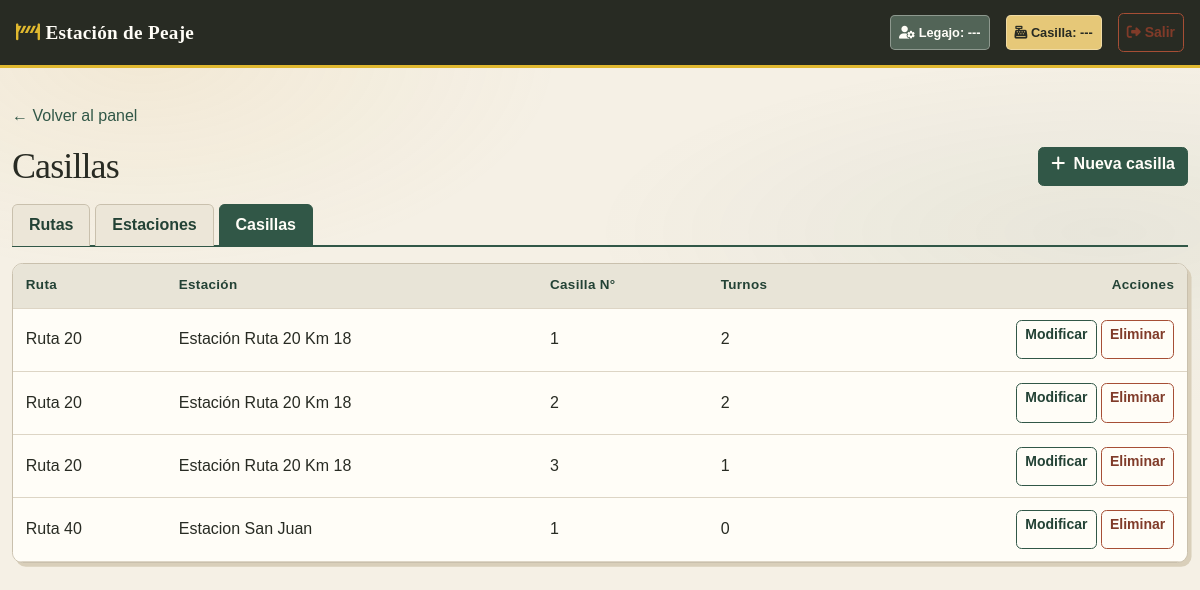
/panel/casillas/ (signed in), run on an earlier commit of the app's database.
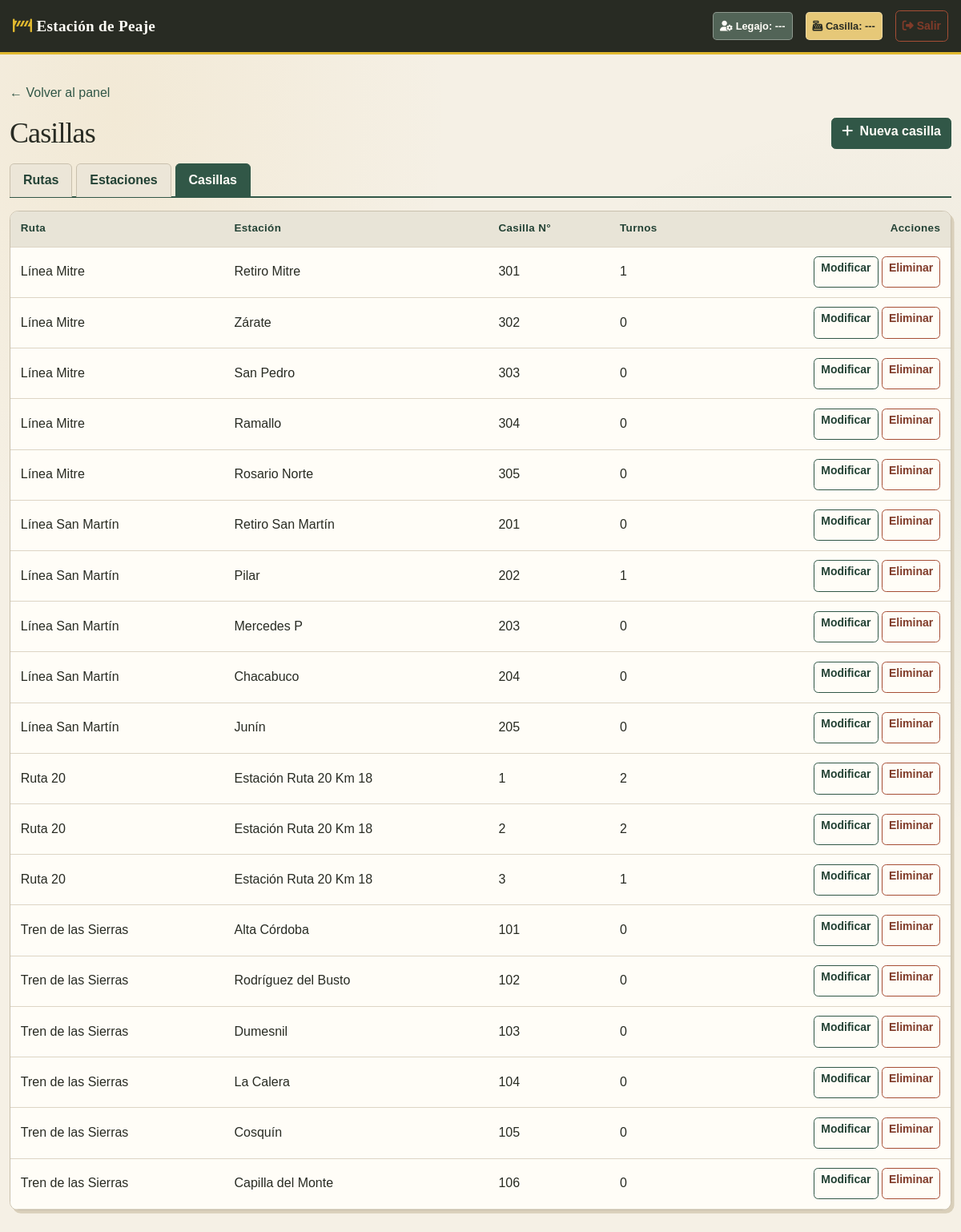
And on a later commit of the database.
### core/models.py (models this page shows, shortened)
class Casilla(models.Model):
    id_casilla = models.AutoField(primary_key=True)
    estacion = models.ForeignKey(
        Estacion,
        on_delete=models.CASCADE,
        related_name="casillas",
        db_column="id_estacion",
    )
    numero_casilla = models.IntegerField()
    class Meta:
        db_table = "casilla"
        unique_together = ("estacion", "numero_casilla")

class Estacion(models.Model):
    id_estacion = models.AutoField(primary_key=True)
    ruta = models.ForeignKey(
        Ruta,
        on_delete=models.CASCADE,
        related_name="estaciones",
        db_column="id_ruta",
    )
    nombre = models.CharField(max_length=100)
    numero_estacion = models.IntegerField()
    kilometro = models.DecimalField(max_digits=6, decimal_places=2)
    class Meta:
        db_table = "estacion"
        unique_together = ("ruta", "numero_estacion")

class Ruta(models.Model):
    id_ruta = models.AutoField(primary_key=True)
    nombre = models.CharField(max_length=100)
    ramal = models.CharField(max_length=100, blank=True, default="")
    class Meta:
        db_table = "ruta"

### core/views.py (the view)
# urls.py: path('panel/casillas/', views.CasillaListView.as_view(), name='casillas'),
class CasillaListView(SoloAdminMixin, ListView):
    model = Casilla                                     # Qué modelo listar
    template_name = 'panel/casillas_lista.html'         # Template que se muestra
    context_object_name = 'casillas'                    # Nombre de la lista dentro del template
    queryset = Casilla.objects.select_related('estacion__ruta').order_by(
        'estacion__ruta__nombre', 'estacion__numero_estacion', 'numero_casilla'
    )

### core/models.py (called while the page is built)
    @property
    def is_active(self):
        return self.activo

### core/views.py (called while the page is built)
    def test_func(self):
        u = self.request.user
        return u.is_authenticated and u.es_administrador

### templates/panel/casillas_lista.html (shortened to what this page needs)
{% extends 'base.html' %}
{% block content %}
<a href="/prueba/" class="text-decoration-none">&larr; Volver al panel</a>
<div class="d-flex justify-content-between align-items-center my-3">
    <h1 class="h3 mb-0">Casillas</h1>
    <a href="{% url 'casilla_crear' %}" class="btn btn-success">
        <i class="fa-solid fa-plus me-1"></i> Nueva casilla
    </a>
</div>
{% include 'panel/_tabs.html' %}
<div class="card shadow-sm border-0">
    <table class="table table-hover mb-0">
        <thead class="table-light">
            <tr>
                <th>Ruta</th>
                <th>Estación</th>
                <th>Casilla N°</th>
                <th>Turnos</th>
                <th class="text-end">Acciones</th>
            </tr>
        </thead>
        <tbody>
            {% for casilla in casillas %}
            <tr>
                <td>{{ casilla.estacion.ruta.nombre }}</td>
                <td>{{ casilla.estacion.nombre }}</td>
                <td>{{ casilla.numero_casilla }}</td>
                <td>{{ casilla.turnos.count }}</td>
                <td class="text-end">
                    <a href="{% url 'casilla_editar' casilla.pk %}" class="btn btn-sm btn-outline-primary">Modificar</a>
                    <a href="{% url 'casilla_borrar' casilla.pk %}" class="btn btn-sm btn-outline-danger">Eliminar</a>
                </td>
            </tr>
            {% empty %}
            <tr><td colspan="5" class="text-center text-muted py-4">No hay casillas cargadas.</td></tr>
            {% endfor %}
        </tbody>
    </table>
</div>
{% endblock %}

What changed in the data, as far as the page shows it:
added Casilla: estacion.ruta.nombre "Línea Mitre", estacion.nombre "Retiro Mitre", numero_casilla "301", turnos.count "1"
added Casilla: estacion.ruta.nombre "Línea Mitre", estacion.nombre "Zárate", numero_casilla "302", turnos.count "0"
added Casilla: estacion.ruta.nombre "Línea Mitre", estacion.nombre "San Pedro", numero_casilla "303", turnos.count "0"
added Casilla: estacion.ruta.nombre "Línea Mitre", estacion.nombre "Ramallo", numero_casilla "304", turnos.count "0"
added Casilla: estacion.ruta.nombre "Línea Mitre", estacion.nombre "Rosario Norte", numero_casilla "305", turnos.count "0"
added Casilla: estacion.ruta.nombre "Línea San Martín", estacion.nombre "Retiro San Martín", numero_casilla "201", turnos.count "0"
added Casilla: estacion.ruta.nombre "Línea San Martín", estacion.nombre "Pilar", numero_casilla "202", turnos.count "1"
added Casilla: estacion.ruta.nombre "Línea San Martín", estacion.nombre "Mercedes P", numero_casilla "203", turnos.count "0"
added Casilla: estacion.ruta.nombre "Línea San Martín", estacion.nombre "Chacabuco", numero_casilla "204", turnos.count "0"
added Casilla: estacion.ruta.nombre "Línea San Martín", estacion.nombre "Junín", numero_casilla "205", turnos.count "0"
changed Casilla: estacion.ruta.nombre "Ruta 40" → "Tren de las Sierras"; estacion.nombre "Estacion San Juan" → "Alta Córdoba"; numero_casilla "1" → "101"
added Casilla: estacion.ruta.nombre "Tren de las Sierras", estacion.nombre "Rodríguez del Busto", numero_casilla "102", turnos.count "0"
added Casilla: estacion.ruta.nombre "Tren de las Sierras", estacion.nombre "Dumesnil", numero_casilla "103", turnos.count "0"
added Casilla: estacion.ruta.nombre "Tren de las Sierras", estacion.nombre "La Calera", numero_casilla "104", turnos.count "0"
added Casilla: estacion.ruta.nombre "Tren de las Sierras", estacion.nombre "Cosquín", numero_casilla "105", turnos.count "0"
added Casilla: estacion.ruta.nombre "Tren de las Sierras", estacion.nombre "Capilla del Monte", numero_casilla "106", turnos.count "0"
